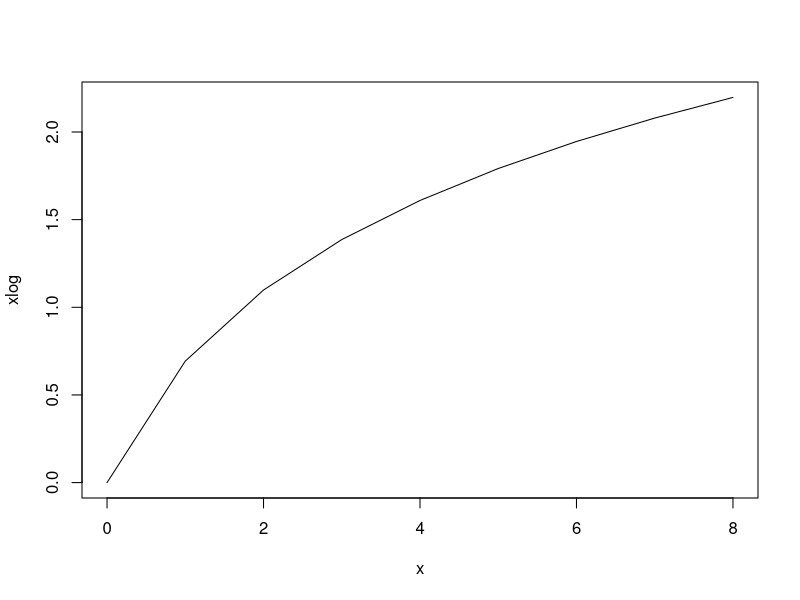
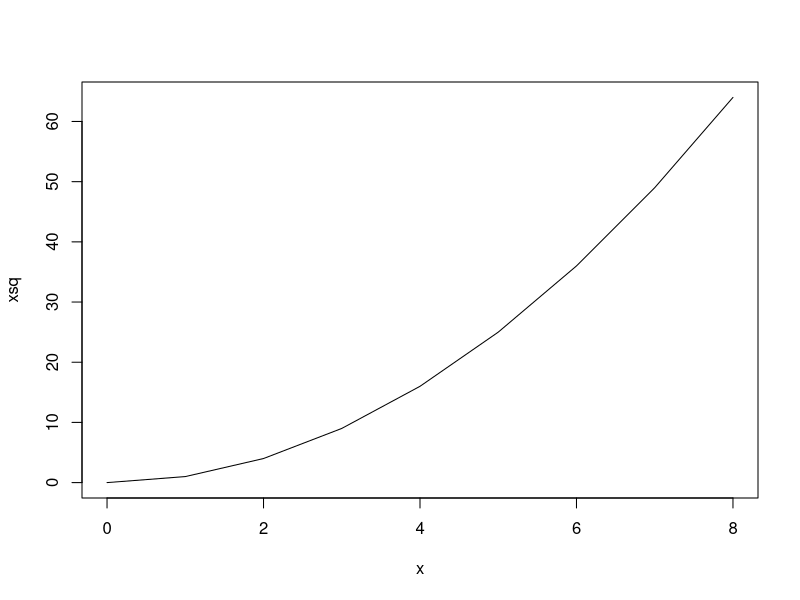

Source code (R) for these figures, in order:
library(kutils)


### Name: assignRecode
### Title: A variable is transformed in an indicated way
### Aliases: assignRecode

### ** Examples

set.seed(234234)
x <- rpois(100, lambda = 3)
x <- x[order(x)]
str1 <- "log(x + 1)"
xlog <- assignRecode(x, recode = str1)
plot(xlog ~ x, type = "l")
mean(xlog, na.rm = TRUE)
str2 <- "x^2"
xsq <- assignRecode(x, recode = str2)
plot(xsq ~ x, type = "l")
str3 <- "sqrt(x)"
xsrt <- assignRecode(x, recode = str3)
